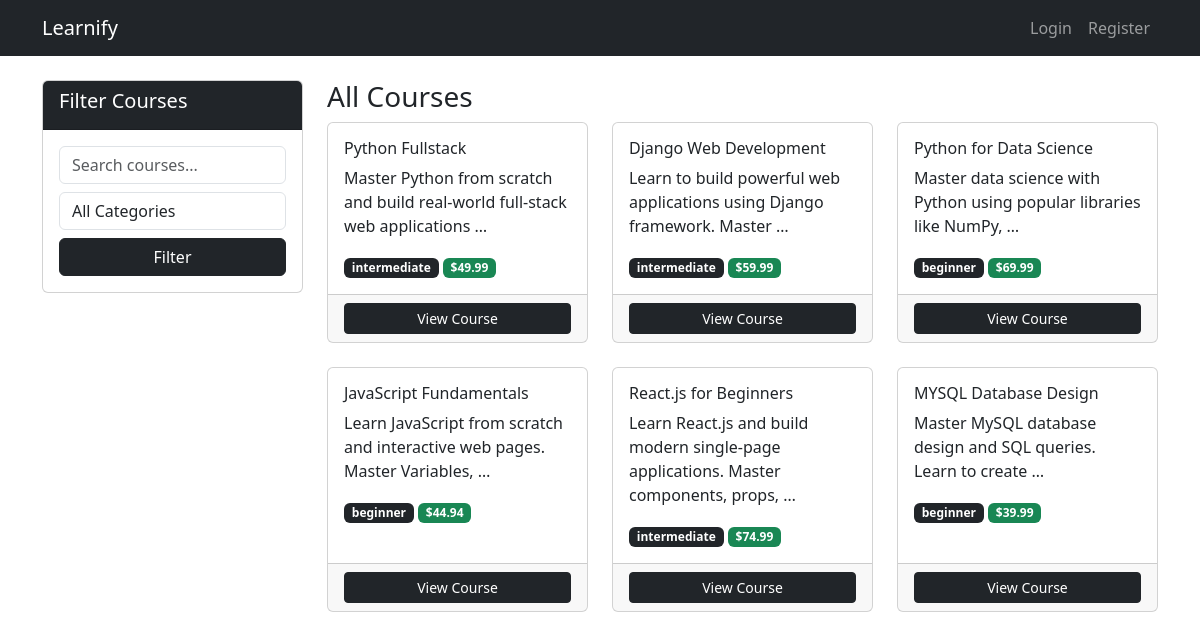
The app's page /dashboard/courses/, older data.
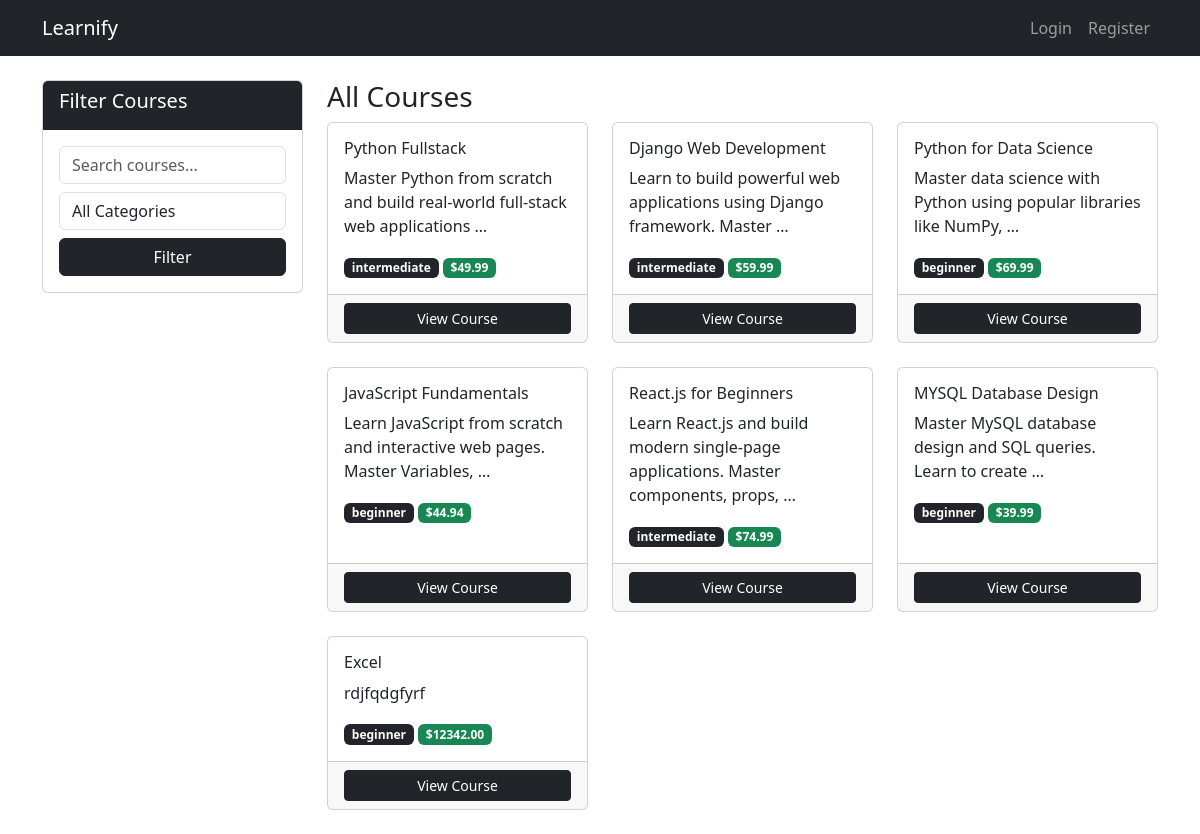
The same page, newer data.
### courses/models.py (models this page shows, shortened)
class Course(models.Model):
    LEVEL_CHOICES = (
        ('beginner', 'Beginner'),
        ('intermediate', 'Intermediate'),
        ('advanced', 'Advanced'),
    )
    STATUS_CHOICES = (
        ('draft', 'Draft'),
        ('published', 'Published'),
    )
    title = models.CharField(max_length=200)
    description = models.TextField()
    category = models.ForeignKey(Category,
                                on_delete=models.CASCADE,
                                related_name='courses')
    instructor = models.ForeignKey(CustomUser,
                                  on_delete=models.CASCADE,
                                  related_name='courses')
    price = models.DecimalField(max_digits=10, decimal_places=2)
    thumbnail = models.ImageField(upload_to='course_thumbnails/',
                                 blank=True, null=True)
    level = models.CharField(max_length=20,
                            choices=LEVEL_CHOICES,
                            default='beginner')
    status = models.CharField(max_length=20,
                             choices=STATUS_CHOICES,
                             default='draft')
    created_at = models.DateTimeField(auto_now_add=True)
    updated_at = models.DateTimeField(auto_now=True)

### courses/views.py (the view)
# urls.py: path('courses/', views.course_list, name='course_list'),
def course_list(request):
    courses = Course.objects.filter(status='published')
    categories = Category.objects.all()
    query = request.GET.get('q')
    if query:
        courses = courses.filter(title__icontains=query)
    category_id = request.GET.get('category')
    if category_id:
        courses = courses.filter(category_id=category_id)
    return render(request, 'courses/course_list.html', {
        'courses': courses,
        'categories': categories,
        'query': query
    })

### templates/courses/course_list.html (shortened to what this page needs)
{% extends 'base.html' %}
{% block content %}
<div class="row">
    <div class="col-md-3">
        <div class="card mb-4">
            <div class="card-header bg-dark text-white">
                <h5>Filter Courses</h5>
            </div>
            <div class="card-body">
                <form method="GET">
                    <input type="text" name="q"
                           class="form-control mb-2"
                           placeholder="Search courses..."
                           value="{{ query|default:'' }}">
                    <select name="category"
                            class="form-control mb-2">
                        <option value="">All Categories</option>
                    </select>
                    <button type="submit"
                            class="btn btn-dark w-100">
                        Filter
                    </button>
                </form>
            </div>
        </div>
    </div>
    <div class="col-md-9">
        <h3>All Courses</h3>
        <div class="row">
            {% for course in courses %}
            <div class="col-md-4 mb-4">
                <div class="card h-100">
                    <div class="card-body">
                        <h6>{{ course.title }}</h6>
                        <p>{{ course.description|truncatewords:10 }}</p>
                        <span class="badge bg-dark">
                            {{ course.level }}
                        </span>
                        <span class="badge bg-success">
                            ${{ course.price }}
                        </span>
                    </div>
                    <div class="card-footer">
                        <a href="{% url 'course_detail' course.pk %}"
                           class="btn btn-dark btn-sm w-100">
                            View Course
                        </a>
                    </div>
                </div>
            </div>
            {% empty %}
            <p>No courses found.</p>
            {% endfor %}
        </div>
    </div>
</div>
{% endblock %}

Row changes from the older to the newer data that the page shows:
added Course: title "Excel", description "rdjfqdgfyrf", level "beginner", price "12342.00"
